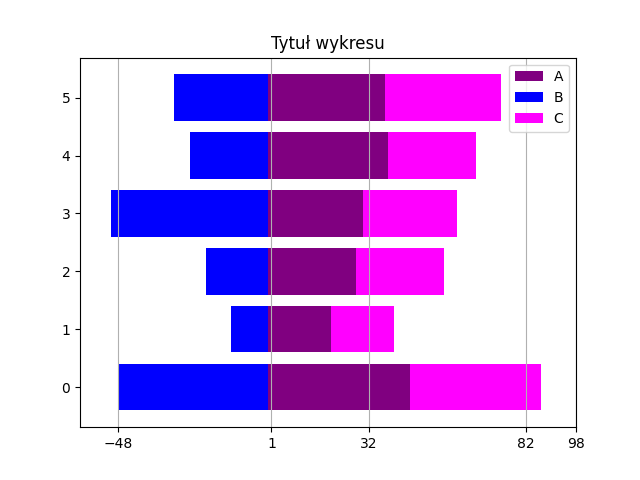

This figure's Python source:
import numpy as np
import pandas as pd
import matplotlib.pyplot as plt
from matplotlib import cm
from matplotlib.ticker import LinearLocator, FormatStrFormatter
from mpl_toolkits.mplot3d.axes3d import get_test_data
import seaborn as sns

x = [0, 1, 2, 3, 4, 5]
wartosci1 = [-48, -12, -20, -50, -25, -30]
wartosci2 = [45, 20, 28, 30, 38, 37]
wartosci3 = [42, 20, 28, 30, 28, 37]

plt.barh(x, wartosci2, color='purple', label='A')
plt.barh(x, wartosci1, color='blue', label='B')
plt.barh(x, wartosci3, color='magenta', left=wartosci2, label='C')
plt.xlim(-60, 98)
plt.xticks([-48, 1, 32, 82, 98])
plt.grid(axis='x')
plt.title('Tytuł wykresu')
plt.legend(loc='upper right')

plt.savefig('zad7.png')
plt.show()